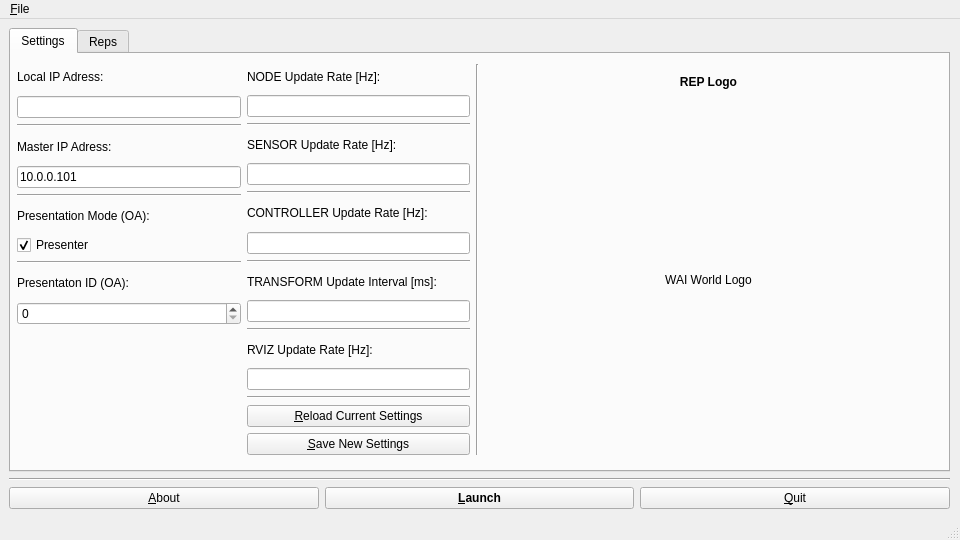
<?xml version="1.0" encoding="UTF-8"?>
<ui version="4.0">
 <class>win_wai_world</class>
 <widget class="QMainWindow" name="win_wai_world">
  <property name="geometry">
   <rect>
    <x>0</x>
    <y>0</y>
    <width>960</width>
    <height>540</height>
   </rect>
  </property>
  <property name="windowTitle">
   <string notr="true">WAI WORLD Launcher (©2019, W. A. Isop) - Selected Profile: none</string>
  </property>
  <property name="statusTip">
   <string/>
  </property>
  <widget class="QWidget" name="centralwidget">
   <widget class="QWidget" name="verticalLayoutWidget">
    <property name="geometry">
     <rect>
      <x>9</x>
      <y>9</y>
      <width>941</width>
      <height>481</height>
     </rect>
    </property>
    <layout class="QVBoxLayout" name="lay_ver_wai_world">
     <item>
      <widget class="QTabWidget" name="tab_wai_world">
       <property name="currentIndex">
        <number>0</number>
       </property>
       <widget class="QWidget" name="tab_wai_world_settings">
        <attribute name="title">
         <string>Settings</string>
        </attribute>
        <widget class="QWidget" name="horizontalLayoutWidget">
         <property name="geometry">
          <rect>
           <x>0</x>
           <y>10</y>
           <width>921</width>
           <height>391</height>
          </rect>
         </property>
         <layout class="QHBoxLayout" name="lay_hor_wai_world_settings" stretch="1,1,0,2">
          <property name="spacing">
           <number>6</number>
          </property>
          <property name="sizeConstraint">
           <enum>QLayout::SetDefaultConstraint</enum>
          </property>
          <property name="leftMargin">
           <number>6</number>
          </property>
          <property name="rightMargin">
           <number>0</number>
          </property>
          <item>
           <layout class="QVBoxLayout" name="lay_ver_world_settings_left_most" stretch="2,1">
            <property name="sizeConstraint">
             <enum>QLayout::SetFixedSize</enum>
            </property>
            <item>
             <layout class="QVBoxLayout" name="verticalLayout">
              <item>
               <widget class="QLabel" name="lbl_wai_world_infra_ip_local">
                <property name="text">
                 <string>Local IP Adress:</string>
                </property>
               </widget>
              </item>
              <item>
               <widget class="QLineEdit" name="lne_wai_world_infra_ip_local"/>
              </item>
              <item>
               <widget class="Line" name="line_13">
                <property name="orientation">
                 <enum>Qt::Horizontal</enum>
                </property>
               </widget>
              </item>
              <item>
               <widget class="QLabel" name="lbl_wai_world_infra_ip_master">
                <property name="text">
                 <string>Master IP Adress:</string>
                </property>
               </widget>
              </item>
              <item>
               <widget class="QLineEdit" name="lne_wai_world_infra_ip_master">
                <property name="text">
                 <string>10.0.0.101</string>
                </property>
               </widget>
              </item>
              <item>
               <widget class="Line" name="line_11">
                <property name="orientation">
                 <enum>Qt::Horizontal</enum>
                </property>
               </widget>
              </item>
              <item>
               <widget class="QLabel" name="lbl_wai_world_infra_pre_or_aud">
                <property name="text">
                 <string>Presentation Mode (OA):</string>
                </property>
               </widget>
              </item>
              <item>
               <widget class="QCheckBox" name="chk_wai_world_infra_pre_or_aud">
                <property name="text">
                 <string>Presenter</string>
                </property>
                <property name="checked">
                 <bool>true</bool>
                </property>
               </widget>
              </item>
              <item>
               <widget class="Line" name="line_12">
                <property name="orientation">
                 <enum>Qt::Horizontal</enum>
                </property>
               </widget>
              </item>
              <item>
               <widget class="QLabel" name="lbl_wai_world_infra_pre_or_aud_id">
                <property name="text">
                 <string>Presentaton ID (OA):</string>
                </property>
               </widget>
              </item>
              <item>
               <widget class="QSpinBox" name="spb_wai_world_infra_pre_or_aud_id">
                <property name="maximum">
                 <number>23</number>
                </property>
               </widget>
              </item>
             </layout>
            </item>
            <item>
             <layout class="QVBoxLayout" name="verticalLayout_2">
              <item>
               <spacer name="verticalSpacer">
                <property name="orientation">
                 <enum>Qt::Vertical</enum>
                </property>
                <property name="sizeHint" stdset="0">
                 <size>
                  <width>20</width>
                  <height>40</height>
                 </size>
                </property>
               </spacer>
              </item>
             </layout>
            </item>
           </layout>
          </item>
          <item>
           <layout class="QVBoxLayout" name="lay_ver_wai_world_settings_left">
            <item>
             <widget class="QLabel" name="lbl_wai_world_rate_node">
              <property name="text">
               <string>NODE Update Rate [Hz]:</string>
              </property>
             </widget>
            </item>
            <item>
             <widget class="QLineEdit" name="lne_wai_world_rate_node">
              <property name="sizePolicy">
               <sizepolicy hsizetype="Expanding" vsizetype="Fixed">
                <horstretch>0</horstretch>
                <verstretch>0</verstretch>
               </sizepolicy>
              </property>
             </widget>
            </item>
            <item>
             <widget class="Line" name="line">
              <property name="orientation">
               <enum>Qt::Horizontal</enum>
              </property>
             </widget>
            </item>
            <item>
             <widget class="QLabel" name="lbl_wai_world_rate_sensor">
              <property name="text">
               <string>SENSOR Update Rate [Hz]:</string>
              </property>
             </widget>
            </item>
            <item>
             <widget class="QLineEdit" name="lne_wai_world_rate_sensor"/>
            </item>
            <item>
             <widget class="Line" name="line_2">
              <property name="orientation">
               <enum>Qt::Horizontal</enum>
              </property>
             </widget>
            </item>
            <item>
             <widget class="QLabel" name="lbl_wai_world_rate_controller">
              <property name="text">
               <string>CONTROLLER Update Rate [Hz]:</string>
              </property>
             </widget>
            </item>
            <item>
             <widget class="QLineEdit" name="lne_wai_world_rate_controller"/>
            </item>
            <item>
             <widget class="Line" name="line_3">
              <property name="orientation">
               <enum>Qt::Horizontal</enum>
              </property>
             </widget>
            </item>
            <item>
             <widget class="QLabel" name="lbl_wai_world_rate_tf">
              <property name="text">
               <string>TRANSFORM Update Interval [ms]:</string>
              </property>
             </widget>
            </item>
            <item>
             <widget class="QLineEdit" name="lne_wai_world_rate_tf"/>
            </item>
            <item>
             <widget class="Line" name="line_4">
              <property name="orientation">
               <enum>Qt::Horizontal</enum>
              </property>
             </widget>
            </item>
            <item>
             <widget class="QLabel" name="lbl_wai_world_rate_rviz">
              <property name="text">
               <string>RVIZ Update Rate [Hz]:</string>
              </property>
             </widget>
            </item>
            <item>
             <widget class="QLineEdit" name="lne_wai_world_rate_rviz"/>
            </item>
            <item>
             <widget class="Line" name="line_5">
              <property name="orientation">
               <enum>Qt::Horizontal</enum>
              </property>
             </widget>
            </item>
            <item>
             <widget class="QPushButton" name="btn_wai_world_settings_load">
              <property name="text">
               <string>&amp;Reload Current Settings</string>
              </property>
             </widget>
            </item>
            <item>
             <widget class="QPushButton" name="btn_wai_world_settings_save">
              <property name="text">
               <string>&amp;Save New Settings</string>
              </property>
             </widget>
            </item>
           </layout>
          </item>
          <item>
           <widget class="Line" name="line_9">
            <property name="orientation">
             <enum>Qt::Vertical</enum>
            </property>
           </widget>
          </item>
          <item>
           <layout class="QVBoxLayout" name="lay_ver_wai_world_settings_right" stretch="1,10">
            <property name="sizeConstraint">
             <enum>QLayout::SetDefaultConstraint</enum>
            </property>
            <property name="leftMargin">
             <number>0</number>
            </property>
            <item>
             <widget class="QLabel" name="lbl_wai_world_settings_logo_label">
              <property name="font">
               <font>
                <weight>75</weight>
                <bold>true</bold>
               </font>
              </property>
              <property name="text">
               <string>REP Logo</string>
              </property>
              <property name="alignment">
               <set>Qt::AlignCenter</set>
              </property>
             </widget>
            </item>
            <item>
             <widget class="QLabel" name="lbl_wai_world_settings_logo">
              <property name="text">
               <string>WAI World Logo</string>
              </property>
              <property name="alignment">
               <set>Qt::AlignCenter</set>
              </property>
             </widget>
            </item>
           </layout>
          </item>
         </layout>
        </widget>
       </widget>
       <widget class="QWidget" name="tab_wai_world_reps">
        <attribute name="title">
         <string>Reps</string>
        </attribute>
        <widget class="QWidget" name="horizontalLayoutWidget_2">
         <property name="geometry">
          <rect>
           <x>9</x>
           <y>9</y>
           <width>921</width>
           <height>391</height>
          </rect>
         </property>
         <layout class="QHBoxLayout" name="lay_hor_wai_world_reps" stretch="1,0,1">
          <property name="sizeConstraint">
           <enum>QLayout::SetDefaultConstraint</enum>
          </property>
          <item>
           <layout class="QVBoxLayout" name="lay_ver_wai_world_reps_left">
            <property name="sizeConstraint">
             <enum>QLayout::SetFixedSize</enum>
            </property>
            <item>
             <widget class="QListWidget" name="lst_wai_world_reps"/>
            </item>
            <item>
             <widget class="Line" name="line_6">
              <property name="orientation">
               <enum>Qt::Horizontal</enum>
              </property>
             </widget>
            </item>
            <item>
             <widget class="QPushButton" name="btn_wai_world_reps_edit">
              <property name="text">
               <string>&amp;Edit REP Selected</string>
              </property>
             </widget>
            </item>
            <item>
             <widget class="Line" name="line_7">
              <property name="orientation">
               <enum>Qt::Horizontal</enum>
              </property>
             </widget>
            </item>
            <item>
             <widget class="QPushButton" name="btn_wai_world_reps_load">
              <property name="text">
               <string>&amp;Reload Current REP Selection</string>
              </property>
             </widget>
            </item>
            <item>
             <widget class="QPushButton" name="btn_wai_world_reps_save">
              <property name="text">
               <string>&amp;Save New REP Selection</string>
              </property>
             </widget>
            </item>
           </layout>
          </item>
          <item>
           <widget class="Line" name="line_10">
            <property name="orientation">
             <enum>Qt::Vertical</enum>
            </property>
           </widget>
          </item>
          <item>
           <layout class="QVBoxLayout" name="lay_ver_wai_world_reps_right" stretch="1,10">
            <property name="sizeConstraint">
             <enum>QLayout::SetFixedSize</enum>
            </property>
            <item>
             <widget class="QLabel" name="lbl_wai_world_reps_logo_label">
              <property name="font">
               <font>
                <weight>75</weight>
                <bold>true</bold>
               </font>
              </property>
              <property name="text">
               <string>REP Preview</string>
              </property>
              <property name="alignment">
               <set>Qt::AlignCenter</set>
              </property>
             </widget>
            </item>
            <item>
             <widget class="QLabel" name="lbl_wai_world_reps_logo">
              <property name="sizePolicy">
               <sizepolicy hsizetype="Preferred" vsizetype="Preferred">
                <horstretch>1</horstretch>
                <verstretch>1</verstretch>
               </sizepolicy>
              </property>
              <property name="frameShape">
               <enum>QFrame::NoFrame</enum>
              </property>
              <property name="text">
               <string>TextLabel</string>
              </property>
              <property name="scaledContents">
               <bool>false</bool>
              </property>
              <property name="alignment">
               <set>Qt::AlignCenter</set>
              </property>
             </widget>
            </item>
           </layout>
          </item>
         </layout>
        </widget>
       </widget>
      </widget>
     </item>
     <item>
      <widget class="Line" name="line_8">
       <property name="orientation">
        <enum>Qt::Horizontal</enum>
       </property>
      </widget>
     </item>
     <item>
      <layout class="QHBoxLayout" name="lay_hor_wai_world_buttons">
       <item>
        <widget class="QPushButton" name="btn_wai_world_about">
         <property name="text">
          <string>&amp;About</string>
         </property>
        </widget>
       </item>
       <item>
        <widget class="QPushButton" name="btn_wai_world_launcher">
         <property name="font">
          <font>
           <weight>75</weight>
           <bold>true</bold>
          </font>
         </property>
         <property name="text">
          <string>&amp;Launch</string>
         </property>
        </widget>
       </item>
       <item>
        <widget class="QPushButton" name="btn_wai_world_quit">
         <property name="text">
          <string>&amp;Quit</string>
         </property>
        </widget>
       </item>
      </layout>
     </item>
    </layout>
   </widget>
  </widget>
  <widget class="QMenuBar" name="menubar">
   <property name="geometry">
    <rect>
     <x>0</x>
     <y>0</y>
     <width>960</width>
     <height>22</height>
    </rect>
   </property>
   <widget class="QMenu" name="menuWAI_World">
    <property name="title">
     <string>&amp;File</string>
    </property>
    <addaction name="action_Load_Profile"/>
    <addaction name="action_Save_As_Profile"/>
    <addaction name="separator"/>
    <addaction name="action_About"/>
    <addaction name="separator"/>
    <addaction name="action_Launch"/>
    <addaction name="separator"/>
    <addaction name="action_Quit"/>
   </widget>
   <addaction name="menuWAI_World"/>
  </widget>
  <widget class="QStatusBar" name="statusbar"/>
  <action name="action_Launch">
   <property name="text">
    <string>&amp;Launch</string>
   </property>
   <property name="font">
    <font>
     <weight>75</weight>
     <bold>true</bold>
    </font>
   </property>
  </action>
  <action name="action_Quit">
   <property name="text">
    <string>&amp;Quit</string>
   </property>
  </action>
  <action name="action_About">
   <property name="text">
    <string>&amp;About</string>
   </property>
  </action>
  <action name="action_Load_Profile">
   <property name="text">
    <string>&amp;Load Profile</string>
   </property>
  </action>
  <action name="action_Save_As_Profile">
   <property name="text">
    <string>&amp;Save As Profile</string>
   </property>
  </action>
 </widget>
 <resources/>
 <connections/>
</ui>
